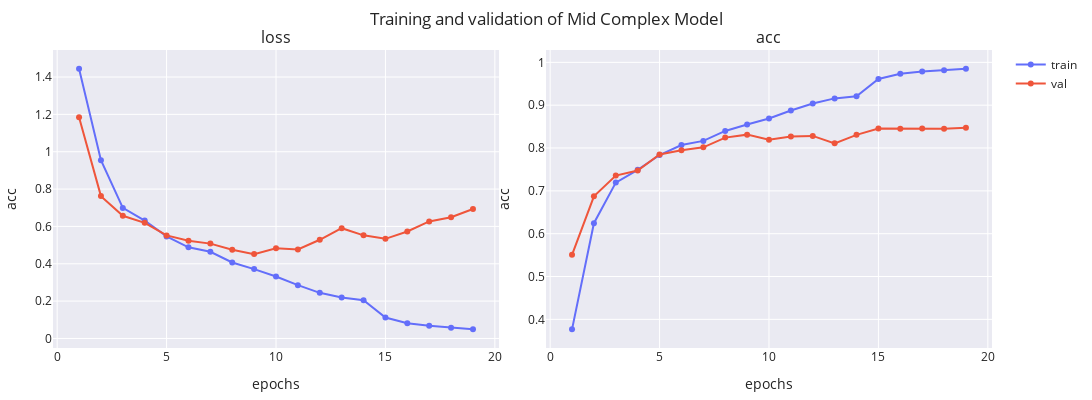

Notebook cell for this chart:
### Markdown cell above
### 2.2 Mid Complex Model

### Code cell
mid_model = MidModel(num_classes=5)
optimizer = Adam(learning_rate=1e-3)
mid_model.compile(optimizer=optimizer, loss="sparse_categorical_crossentropy", metrics=[SparseCategoricalAccuracy('acc')])
mid_model_history = train_model(
    mid_model, 
    train_dataset, 
    val_dataset, 
    epochs=30, 
    batch_size=BATCH_SIZE, 
    verbose=1, 
    path=model_dir, 
    lr_patience=5, 
    val_patience=10
).history
print(
    f"Final loss: training -> {mid_model_history['loss'][-1]:.2f}, validation -> {mid_model_history['val_loss'][-1]:.2f}"
)
print(
    f"Final accuracy: training -> {mid_model_history['acc'][-1]:.2f}, validation -> {mid_model_history['val_acc'][-1]:.2f}"
)
plot_history(mid_model_history, ['loss', 'acc'], name='Mid Complex Model')

### Figure 1 — Plotly figure (JSON) as saved in the notebook; plotly's stock layout.template omitted (floating-point values rounded to 4 significant figures)
{"data": [{"line": {"color": "#636EFA"}, "marker": {"color": "#636EFA"}, "mode": "lines+markers", "name": "train", "showlegend": true, "type": "scatter", "x": [1, 2, 3, 4, 5, 6, 7, 8, 9, 10, 11, 12, 13, 14, 15, 16, 17, 18, 19], "xaxis": "x", "y": [1.445, 0.9544, 0.6993, 0.6315, 0.5467, 0.4882, 0.4644, 0.4071, 0.3715, 0.332, 0.2853, 0.2444, 0.2196, 0.2048, 0.1124, 0.08132, 0.06779, 0.05763, 0.04883], "yaxis": "y"}, {"line": {"color": "#EF553B"}, "marker": {"color": "#EF553B"}, "mode": "lines+markers", "name": "val", "showlegend": true, "type": "scatter", "x": [1, 2, 3, 4, 5, 6, 7, 8, 9, 10, 11, 12, 13, 14, 15, 16, 17, 18, 19], "xaxis": "x", "y": [1.185, 0.7623, 0.6569, 0.6193, 0.5521, 0.5235, 0.508, 0.4747, 0.4517, 0.483, 0.4766, 0.5286, 0.5905, 0.5522, 0.5335, 0.5727, 0.6269, 0.6493, 0.693], "yaxis": "y"}, {"line": {"color": "#636EFA"}, "marker": {"color": "#636EFA"}, "mode": "lines+markers", "name": "train", "showlegend": false, "type": "scatter", "x": [1, 2, 3, 4, 5, 6, 7, 8, 9, 10, 11, 12, 13, 14, 15, 16, 17, 18, 19], "xaxis": "x2", "y": [0.3767, 0.6245, 0.7193, 0.7491, 0.7836, 0.807, 0.8166, 0.8399, 0.855, 0.869, 0.8875, 0.9039, 0.9159, 0.9208, 0.9612, 0.9734, 0.9786, 0.9815, 0.9853], "yaxis": "y2"}, {"line": {"color": "#EF553B"}, "marker": {"color": "#EF553B"}, "mode": "lines+markers", "name": "val", "showlegend": false, "type": "scatter", "x": [1, 2, 3, 4, 5, 6, 7, 8, 9, 10, 11, 12, 13, 14, 15, 16, 17, 18, 19], "xaxis": "x2", "y": [0.5507, 0.6873, 0.7358, 0.7476, 0.7848, 0.7947, 0.8016, 0.8243, 0.8313, 0.8194, 0.8268, 0.8283, 0.811, 0.8308, 0.8456, 0.8451, 0.8456, 0.8451, 0.8476], "yaxis": "y2"}], "layout": {"annotations": [{"font": {"size": 16}, "showarrow": false, "text": "loss", "x": 0.2375, "xanchor": "center", "xref": "paper", "y": 1, "yanchor": "bottom", "yref": "paper"}, {"font": {"size": 16}, "showarrow": false, "text": "acc", "x": 0.7625, "xanchor": "center", "xref": "paper", "y": 1, "yanchor": "bottom", "yref": "paper"}], "height": 400, "margin": {"b": 10, "l": 10, "r": 10, "t": 50}, "title": {"text": "Training and validation of Mid Complex Model"}, "width": 1200, "xaxis": {"anchor": "y", "domain": [0, 0.475], "title": {"text": "epochs"}}, "xaxis2": {"anchor": "y2", "domain": [0.525, 1], "title": {"text": "epochs"}}, "yaxis": {"anchor": "x", "domain": [0, 1], "title": {"text": "acc"}}, "yaxis2": {"anchor": "x2", "domain": [0, 1], "title": {"text": "acc"}}}}
